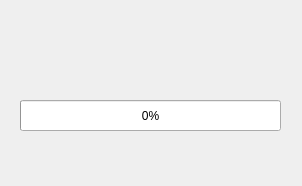
<?xml version="1.0" encoding="UTF-8"?>
<ui version="4.0">
 <class>DownloadDialog</class>
 <widget class="QDialog" name="DownloadDialog">
  <property name="geometry">
   <rect>
    <x>0</x>
    <y>0</y>
    <width>302</width>
    <height>186</height>
   </rect>
  </property>
  <property name="windowTitle">
   <string>上传</string>
  </property>
  <widget class="QProgressBar" name="progressBar">
   <property name="geometry">
    <rect>
     <x>20</x>
     <y>100</y>
     <width>261</width>
     <height>31</height>
    </rect>
   </property>
   <property name="value">
    <number>0</number>
   </property>
  </widget>
  <widget class="QLabel" name="label">
   <property name="geometry">
    <rect>
     <x>20</x>
     <y>40</y>
     <width>231</width>
     <height>41</height>
    </rect>
   </property>
   <property name="text">
    <string/>
   </property>
   <property name="alignment">
    <set>Qt::AlignmentFlag::AlignCenter</set>
   </property>
  </widget>
 </widget>
 <resources/>
 <connections/>
</ui>
